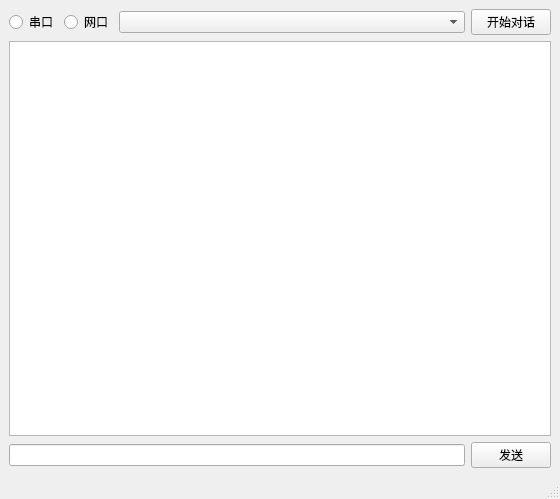
<?xml version="1.0" encoding="UTF-8"?>
<ui version="4.0">
 <class>MainWindow</class>
 <widget class="QMainWindow" name="MainWindow">
  <property name="geometry">
   <rect>
    <x>0</x>
    <y>0</y>
    <width>560</width>
    <height>499</height>
   </rect>
  </property>
  <property name="windowTitle">
   <string>MainWindow</string>
  </property>
  <widget class="QWidget" name="centralwidget">
   <layout class="QVBoxLayout" name="verticalLayout">
    <item>
     <layout class="QHBoxLayout" name="horizontalLayout">
      <item>
       <widget class="QRadioButton" name="radioButtonSerial">
        <property name="text">
         <string>串口</string>
        </property>
       </widget>
      </item>
      <item>
       <widget class="QRadioButton" name="radioButtonNet">
        <property name="text">
         <string>网口</string>
        </property>
       </widget>
      </item>
      <item>
       <widget class="QComboBox" name="comboBox">
        <property name="sizePolicy">
         <sizepolicy hsizetype="Expanding" vsizetype="Fixed">
          <horstretch>0</horstretch>
          <verstretch>0</verstretch>
         </sizepolicy>
        </property>
       </widget>
      </item>
      <item>
       <widget class="QPushButton" name="pushButtonTalk">
        <property name="text">
         <string>开始对话</string>
        </property>
       </widget>
      </item>
     </layout>
    </item>
    <item>
     <widget class="QPlainTextEdit" name="plainTextEdit"/>
    </item>
    <item>
     <layout class="QHBoxLayout" name="horizontalLayout_2">
      <item>
       <widget class="QLineEdit" name="lineEdit"/>
      </item>
      <item>
       <widget class="QPushButton" name="pushButtonSend">
        <property name="text">
         <string>发送</string>
        </property>
       </widget>
      </item>
     </layout>
    </item>
   </layout>
  </widget>
  <widget class="QMenuBar" name="menubar">
   <property name="geometry">
    <rect>
     <x>0</x>
     <y>0</y>
     <width>560</width>
     <height>23</height>
    </rect>
   </property>
  </widget>
  <widget class="QStatusBar" name="statusbar"/>
 </widget>
 <resources/>
 <connections/>
</ui>
